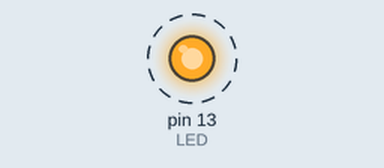
Simulated run of this sketch. Board: Arduino Uno, built with avr-gcc and run on an emulated ATmega328P. Shown: output pins drawn as LEDs (lit = HIGH). Dashed ring = blinking.

Above: at 0.2 s.
Timing chart, 0 to 3.0 s (numbered marks = the images above):
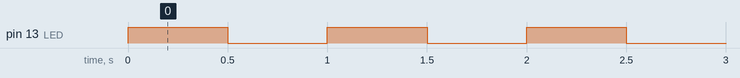

Measured:
- by itself, pin 13 (LED): alternates HIGH for 0.50 s and LOW for 0.50 s

The sketch:

Projeto_001_Blink_com_LED_Interno.ino
```cpp
// Projeto 001 - Blink com LED Interno
// Arduino Uno | Arduino Neon Lab

const byte LED = LED_BUILTIN;
void setup() { pinMode(LED, OUTPUT); }
void loop() {
  digitalWrite(LED, HIGH); delay(500);
  digitalWrite(LED, LOW);  delay(500);
}
```
